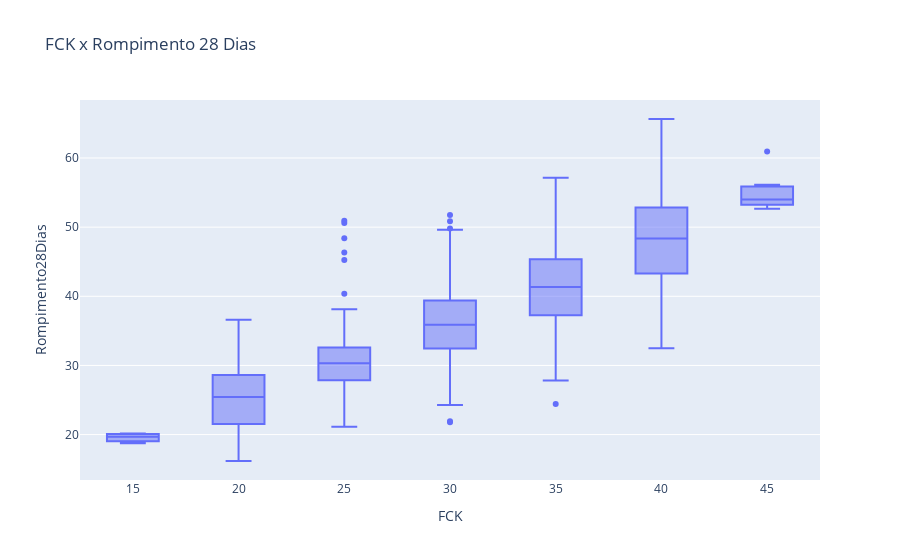

Notebook source saved alongside this figure:
### Code cell
fig = px.box(dados_aglomerante, x="FCK", y="Rompimento28Dias", title='FCK x Rompimento 28 Dias')
fig.show()

### Figure 1 — Plotly figure (JSON) as saved in the notebook; plotly's stock layout.template omitted (floating-point values rounded to 4 significant figures; data arrays with more than 128 entries replaced by an {"elided": "..."} marker saying what was removed)
{"data": [{"alignmentgroup": "True", "hovertemplate": "FCK=%{x}<br>Rompimento28Dias=%{y}<extra></extra>", "legendgroup": "", "marker": {"color": "#636efa"}, "name": "", "notched": false, "offsetgroup": "", "orientation": "v", "showlegend": false, "type": "box", "x": {"elided": "1296 int values"}, "x0": " ", "xaxis": "x", "y": {"elided": "1296 float values"}, "y0": " ", "yaxis": "y"}], "layout": {"boxmode": "group", "legend": {"tracegroupgap": 0}, "title": {"text": "FCK x Rompimento 28 Dias"}, "xaxis": {"anchor": "y", "domain": [0, 1], "title": {"text": "FCK"}}, "yaxis": {"anchor": "x", "domain": [0, 1], "title": {"text": "Rompimento28Dias"}}}}
